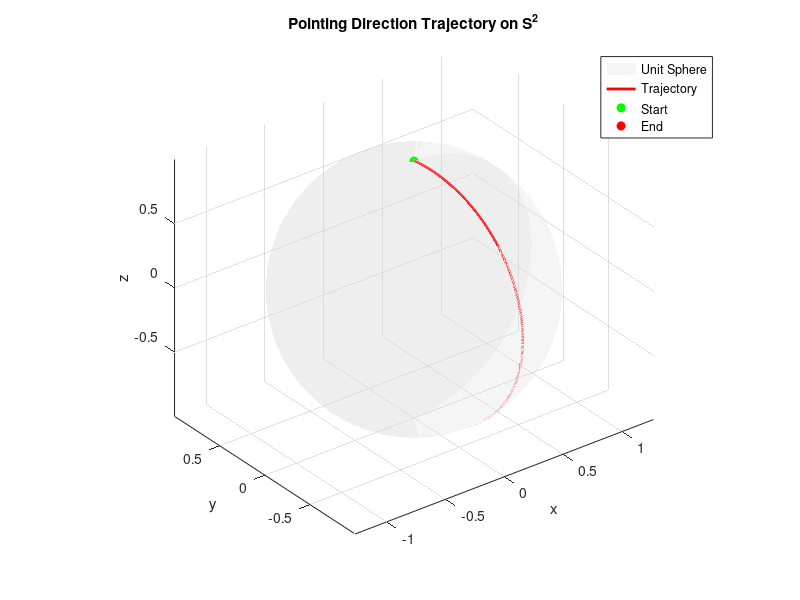
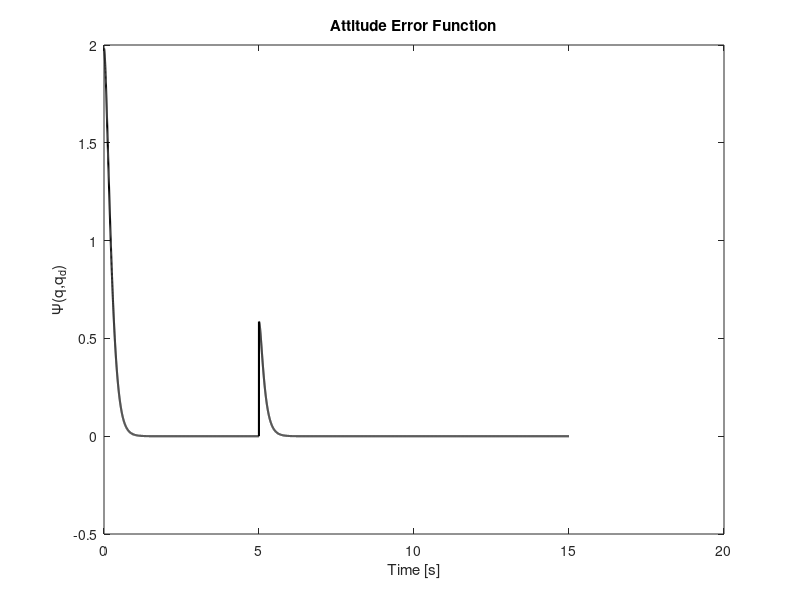
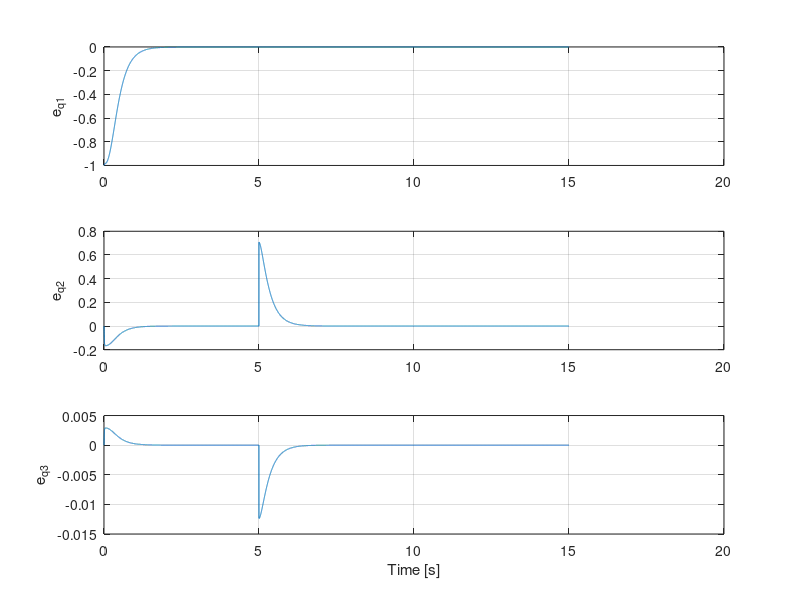

The MATLAB script that drew these images, in order: (Note: this script raises an error after producing the figures.)
clc; clear; close all;

% Simulation parameters
Tend = 15;
dt   = 0.001;
Nsim = round(Tend/dt) + 1;
t    = linspace(0, Tend, Nsim);

% System parameters (V. Numerical Simulations)
c = 0.3;                             % Nm (s/rad)
J = diag([0.0294 0.0305 0.0495]);    % kg m^2
tau = zeros(3,1);

% Controller gains (29a, 29b)
K_r = diag([4.234 4.392 7.128]);
K_w = diag([7.056 7.320 11.88]) * 1e-1;

% Hat (skew) operator
S = @(x) [   0   -x(3)  x(2);
           x(3)    0   -x(1);
          -x(2)  x(1)    0 ];

% Initial conditions
q = [0; 0; 1];                  % initial pointing direction
q = q / norm(q);                % enforce S^2

omega = [0; 0.3; 0];            % initial angular velocity

Q = eye(3);

% Desired equilibrium
q_d = [0; -0.0175; -0.9998];
q_d = q_d / norm(q_d);

omega_d = zeros(3,1);

% Storage
q_hist     = zeros(3, Nsim);
omega_hist = zeros(3, Nsim);
u_hist     = zeros(3, Nsim);
eq_hist    = zeros(3, Nsim);
Psi_hist   = zeros(1, Nsim);

% Main simulation loop
for k = 1:Nsim

    if k == 5/dt % new desired goal for t >= 5 sec
        % New desired equilibrium points
        q_d = [1; 0; 0];
        q_d = q_d / norm(q_d);
        omega_d = zeros(3,1); 
    end

    % --- Attitude error function (Eq. 8)
    Psi = 2 - sqrt(2) * sqrt(1 + q' * q_d);

    % --- Configuration error vector (Eq. 12)
    e_q = (1 / (sqrt(2) * sqrt(1 + q' * q_d))) * Q' * S(q_d) * q;

    % --- Angular velocity error
    e_w = omega - omega_d;

    % --- Control law (Eq. 28, reduced to S^2)
    u = Q'* (-K_r * Q * e_q ...
        -K_w * e_w )...
        + S(omega) * J * omega ...
        + c * omega ...
        - tau;

    % --- Rigid body dynamics (Eq. 5)
    omega_dot = J \ (u - c*omega - S(omega)*J*omega + tau);
    omega = omega + dt * omega_dot;

    % --- Reduced attitude kinematics (Eq. 4)
    q_dot = S(omega) * q;
    q = q + dt * q_dot;

    % --- Enforce S^2 constraint
    q = q / norm(q);

    % --- Store
    q_hist(:,k)     = q;
    omega_hist(:,k) = omega;
    u_hist(:,k)     = u;
    eq_hist(:,k)    = e_q;
    Psi_hist(k)     = Psi;
end

% === Plots ===

% --- Attitude trajectory on S^2
figure; hold on; grid on; axis equal;
[xs,ys,zs] = sphere(50);
surf(xs,ys,zs, ...
    'FaceAlpha',0.25,'EdgeColor','none','FaceColor',[0.85 0.85 0.85]);

plot3(q_hist(1,:), q_hist(2,:), q_hist(3,:), 'r','LineWidth',2);
plot3(q_hist(1,1), q_hist(2,1), q_hist(3,1), 'go','MarkerFaceColor','g');
plot3(q_hist(1,end), q_hist(2,end), q_hist(3,end), 'ro','MarkerFaceColor','r');

xlabel('x'); ylabel('y'); zlabel('z');
title('Pointing Direction Trajectory on S^2');
legend('Unit Sphere','Trajectory','Start','End');
view(3);

% --- Error function
figure; grid on;
plot(t, Psi_hist, 'k','LineWidth',1.5);
xlabel('Time [s]');
ylabel('\Psi(q,q_d)');
title('Attitude Error Function');

% --- Configuration error components
figure;
subplot(3,1,1); plot(t, eq_hist(1,:)); grid on; ylabel('e_{q1}');
subplot(3,1,2); plot(t, eq_hist(2,:)); grid on; ylabel('e_{q2}');
subplot(3,1,3); plot(t, eq_hist(3,:)); grid on; ylabel('e_{q3}');
xlabel('Time [s]');
sgtitle('Configuration Error Vector');

% --- Angular velocity
figure;
subplot(3,1,1); plot(t, omega_hist(1,:)); grid on; ylabel('\omega_1');
subplot(3,1,2); plot(t, omega_hist(2,:)); grid on; ylabel('\omega_2');
subplot(3,1,3); plot(t, omega_hist(3,:)); grid on; ylabel('\omega_3');
xlabel('Time [s]');
sgtitle('Angular Velocity');

% === Animation of Pointing Direction on S^2 ===
figure; hold on; grid on; axis equal;
[xs,ys,zs] = sphere(50);
surf(xs,ys,zs, ...
    'FaceAlpha',0.25,'EdgeColor','none','FaceColor',[0.85 0.85 0.85]);

xlabel('x'); ylabel('y'); zlabel('z');
title('Pointing Direction Animation on S^2');
view(3);

% Plot desired equilibrium points
plot3(q_d(1), q_d(2), q_d(3), 'kp', 'MarkerSize',12, 'MarkerFaceColor','k');
text(q_d(1), q_d(2), q_d(3), ' q_d', 'FontSize',12);

% Initialize trajectory and current point
traj = plot3(q_hist(1,1), q_hist(2,1), q_hist(3,1), 'r','LineWidth',2);
current = plot3(q_hist(1,1), q_hist(2,1), q_hist(3,1), 'ro','MarkerFaceColor','r', 'MarkerSize',6);

% Animation loop
for k = 1:10:Nsim   % skip some frames for speed
    set(traj, 'XData', q_hist(1,1:k), 'YData', q_hist(2,1:k), 'ZData', q_hist(3,1:k));
    set(current, 'XData', q_hist(1,k), 'YData', q_hist(2,k), 'ZData', q_hist(3,k));
    drawnow;
end
